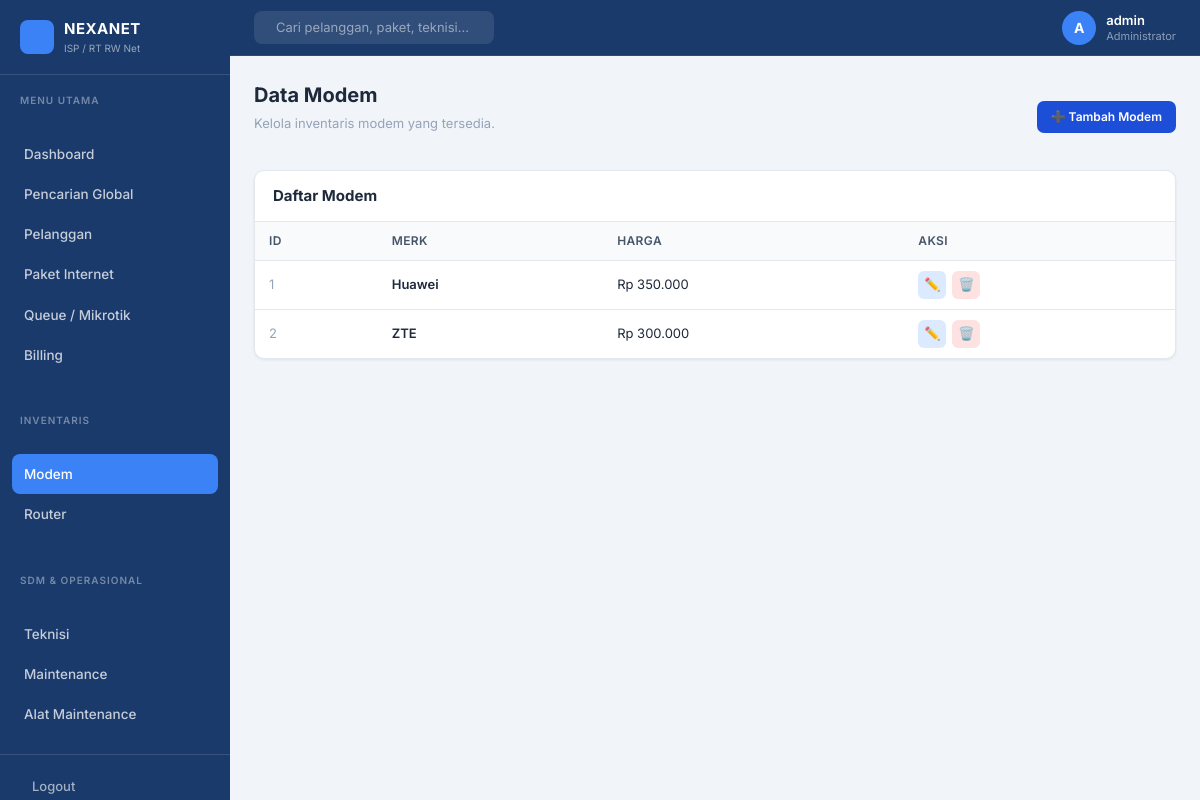
The app's page /templates/modem/index.php (signed in), older data.
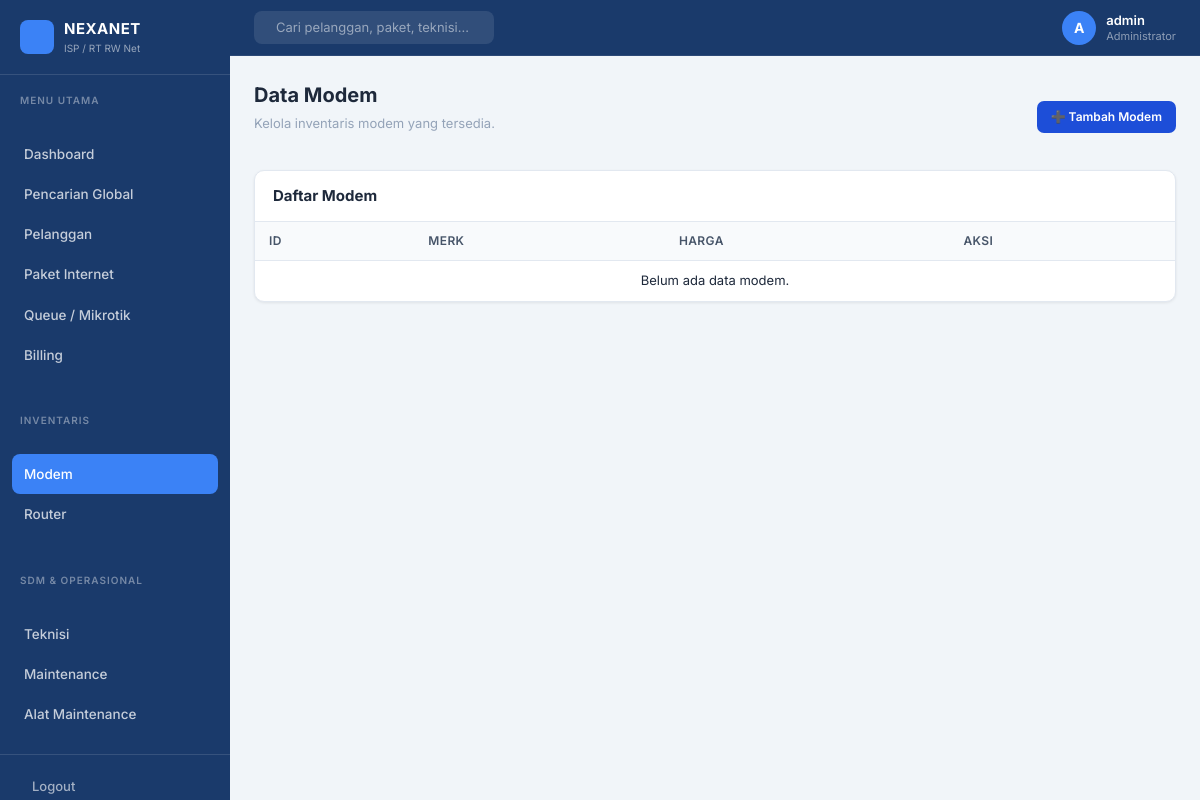
The same page, newer data.
### tables this page shows
CREATE TABLE `modem` (
  `id_modem` int(11) NOT NULL,
  `merk` varchar(16) NOT NULL,
  `harga` int(11) NOT NULL
);

### templates/modem/index.php (the view, shortened to what this page needs)
<?php
include __DIR__ . '/../layouts/header.php';
include __DIR__ . '/../layouts/sidebar.php';
include __DIR__ . '/../layouts/navbar.php';
$result = mysqli_query($conn, "SELECT * FROM modem ORDER BY id_modem ASC");
?>
<div class="main-content">
<div class="page-body">
    <div class="page-actions">
        <div>
            <div class="page-title">Data Modem</div>
            <div class="page-subtitle">Kelola inventaris modem yang tersedia.</div>
        </div>
        <a href="tambah.php"><button class="btn-primary-sm">➕ Tambah Modem</button></a>
    </div>
    <div class="panel">
        <div class="panel-header">
            <div class="panel-title">Daftar Modem</div>
        </div>
        <table class="dash-table">
            <thead>
                <tr>
                    <th>ID</th>
                    <th>Merk</th>
                    <th>Harga</th>
                    <th>Aksi</th>
                </tr>
            </thead>
            <tbody>
            <?php if ($result && mysqli_num_rows($result) > 0): ?>
                <?php while ($row = mysqli_fetch_assoc($result)): ?>
                <tr>
                    <td style="color:var(--gray-400)"><?= $row['id_modem'] ?></td>
                    <td style="font-weight:600"><?= htmlspecialchars($row['merk']) ?></td>
                    <td>Rp <?= number_format($row['harga'], 0, ',', '.') ?></td>
                    <td>
                        <div style="display:flex;gap:6px">
                            <a href="edit.php?id=<?= $row['id_modem'] ?>" class="btn-action btn-edit" title="Edit">✏️</a>
                            <a href="../../backend/modem/hapus.php?id=<?= $row['id_modem'] ?>"
                               class="btn-action btn-hapus" title="Hapus"
                               onclick="return confirm('Hapus modem ini?')">🗑️</a>
                        </div>
                    </td>
                </tr>
                <?php endwhile; ?>
            <?php else: ?>
                <tr><td colspan="4" class="empty-state">Belum ada data modem.</td></tr>
            <?php endif; ?>
            </tbody>
        </table>
    </div>
</div>
</div>
</body>
</html>

Row changes from the older to the newer data that the page shows:
removed modem: id_modem "1", merk "Huawei", harga "350.000"
removed modem: id_modem "2", merk "ZTE", harga "300.000"
Text that changed along with them:
text now shown: "Belum ada data modem."
